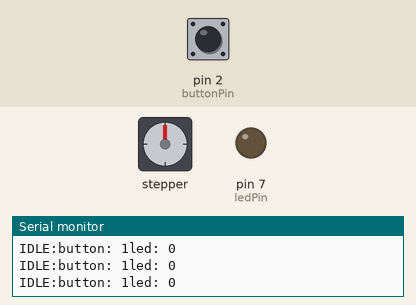
Simulated run of this sketch. Board: Arduino Uno, built with avr-gcc and run on an emulated ATmega328P. Shown: stepper motor, output pins drawn as LEDs (lit = HIGH), the last lines printed to the serial monitor. The test bench sets the inputs (shaded band); at power-on: pin 2 (buttonPin) HIGH. Stepper angles assume 400 steps per turn.

Above: at 1.2 s.
1.3 s: pin 2 (buttonPin) pulled LOW for 0.15 s
At 2.6 s:
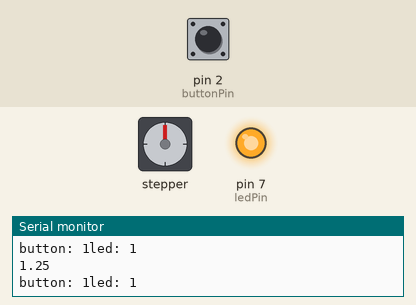
2.9 s: pin 2 (buttonPin) pulled LOW for 1 s
At 4.79 s:
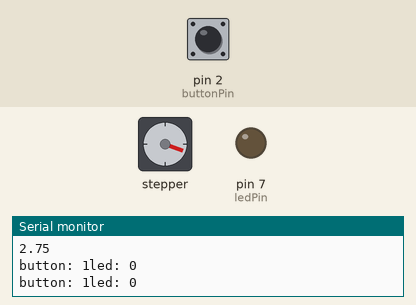
6.7 s: pin 2 (buttonPin) pulled LOW for 3.2 s
At 10.8 s:
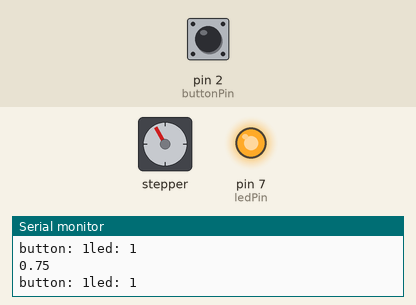
11.4 s: pin 2 (buttonPin) pulsed LOW 5 times (0.12 s each, 0.3 s apart)
At 13.5 s:
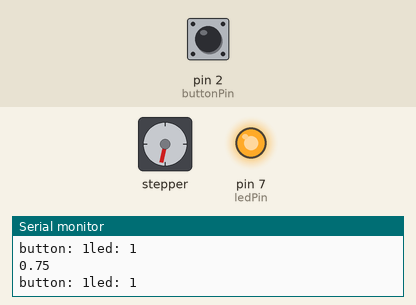
14.4 s: pin 2 (buttonPin) pulled LOW for 0.15 s
At 14.88 s:
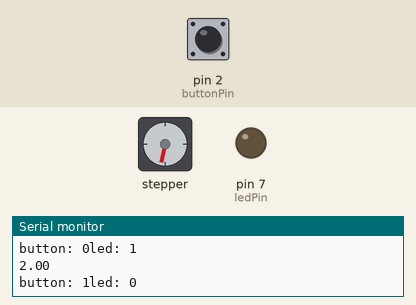
17.5 s: pin 2 (buttonPin) pulled LOW for 0.15 s
At 19.1 s:
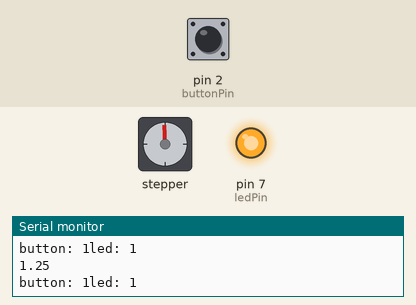
Timing chart, 0 to 20.4 s (numbered marks = the images above; inputs shaded):
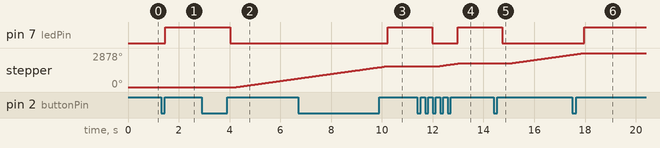

The sketch:

susan_control.ino
```cpp
#include <Stepper.h>

const int buttonPin = 2;
const int ledPin = 7;
const int stepsPerRevolution = 400;

bool running = false;

int buttonStatus = 0;
int ledStatus = 0;
int state = LOW;
int previous = LOW;

unsigned long time = 0;
unsigned long debounce = 200;

int mix [] = {66, 81, 81, 89, 108, 108, 89, 108, 108};

Stepper StepperOnline(stepsPerRevolution, 9, 10);

// function for checking the status of the button
void updateButton() {
  buttonStatus = digitalRead(buttonPin);
}

/* this function checks the status of the button and the toggles the LED on or off while also printing data to the serial monitor*/
void toggle() {
  updateButton();
  if (buttonStatus == HIGH && previous == LOW && millis() - time > debounce)
  {
    if (state == HIGH)
      state = LOW;
    else
      state = HIGH;

    time = millis();
  }

  digitalWrite(ledPin, state);
  ledStatus = digitalRead(ledPin);
  previous = buttonStatus;
  Serial.print("button: ");
  Serial.print(buttonStatus);
  Serial.print("led: ");
  Serial.println(ledStatus);
}

/* this function is nearly identical to toggle() except it returns "IDLE" in the serial monitor. This method is just for the off position of the motor*/
void toggleIdle() {
  updateButton();
  if (buttonStatus == HIGH && previous == LOW && millis() - time > debounce)
  {
    if (state == HIGH)
      state = LOW;
    else
      state = HIGH;

    time = millis();
  }
  digitalWrite(ledPin, state);
  ledStatus = digitalRead(ledPin);
  previous = buttonStatus;
  Serial.print("IDLE:");
  Serial.print("button: ");
  Serial.print(buttonStatus);
  Serial.print("led: ");
  Serial.println(ledStatus);
}

/* here is where you can adjust the distance susan rotates, it will also run an additional toggle() to check if you pressed the button during the rotation*/
void turn() {
  StepperOnline.step(123);
  toggle();
}

/*Takes int seconds as an argument. This method works by using a for loop and the prebuily delay method. The delay causes a pause for 250 milliseconds or the delay argument. Then the for loops interates 4 times the number of seconds so that the times is correct for the delay. The shorter the delay time the more times the loop is able to check the toggle method for turning the led on an off.*/
void wait(int seconds) {
  for(int i = 0; i < 4*seconds;i++){
    if(ledStatus == LOW) {
      break;
    }
    Serial.println((i + 1)*0.25);
    toggle();
    delay(250);

  }
}
/*Set speed of stepper motor, button pin allocation, led pin allocation, serial output at 9600 bits per second*/
void setup() {
  StepperOnline.setSpeed(50);
  pinMode(buttonPin, INPUT_PULLUP);
  pinMode(ledPin, OUTPUT);
  Serial.begin(9600);


}

void loop()
{
  // running position
  if(ledStatus == HIGH) {

    for(int b = 0; b < 9; b ++) {
      wait(mix[b]);
      turn();
      for(int s = 0; s < 3; s++)
        wait(27);
        turn();
    }


  }
  // idle position
  else {
    toggleIdle();
  }
}
```

Measured:
- after the input at 1.3 s, pin 7 (ledPin): LOW → HIGH after 0.17 s
- after the input at 2.9 s, pin 7 (ledPin): HIGH → LOW after 1.1 s; stepper: keeps turning clockwise at about 299°/s, starting after 1.4 s
- after the input at 6.7 s, pin 7 (ledPin): LOW → HIGH after 3.5 s
- after the input at 11.4 s, pin 7 (ledPin): HIGH → LOW after 0.59 s, → HIGH 1.0 s later; stepper: turns 221° clockwise in 0.75 s, starting after 0.84 s
- after the input at 14.4 s, pin 7 (ledPin): HIGH → LOW after 0.34 s; stepper: keeps turning clockwise at about 299°/s, starting after 0.59 s
- after the input at 17.5 s, pin 7 (ledPin): LOW → HIGH after 0.47 s
